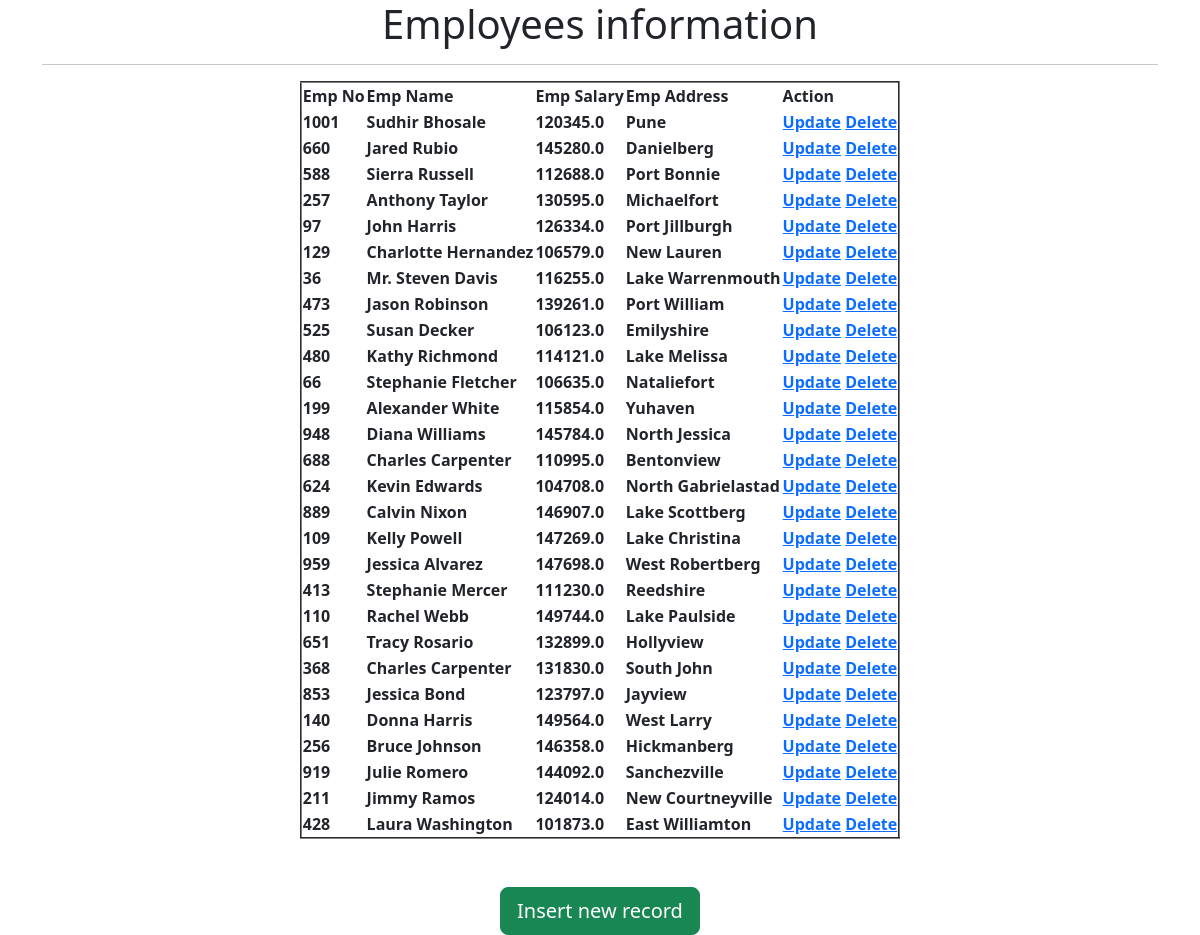
The page / on the database its author committed.
### crudapp/models.py (models this page shows)
class Employee(models.Model):
    eno=models.IntegerField()
    ename=models.CharField(max_length=100)
    esal=models.FloatField()
    eaddr=models.CharField(max_length=100)

### crudapp/views.py (the view)
# urls.py: path("",views.empviews,name="empviews"),
def empviews(request):
    employee=Employee.objects.all()
    return render(request,"testapp/index.html",{"employee":employee})

### templates/testapp/index.html
<!DOCTYPE html>
<html lang="en">
{% extends 'testapp/base.html' %}
{% block body_block %}
<h1>Employees information </h1>
<hr>
{% if employee %}
<table border="2" >
    <thead>
    <th>Emp No</th>
    <th>Emp Name</th>
    <th>Emp Salary</th>
    <th>Emp Address</th>
    <th>Action</th>
    </thead>
    {% for i in employee %}
    <tr>
        <th>{{i.eno}}</th>
        <th>{{i.ename}}</th>
        <th>{{i.esal}}</th>
        <th>{{i.eaddr}}</th>
        <th><a href="/update/{{i.id}}" >Update</a> <a href="/delete/{{i.id}}">Delete</a></th>
    </tr>
     {% endfor %}
</table>
<br><br>
<a href="insert" class="btn btn-success btn-lg">Insert new record </a>
{% else %}
<p>No employees found..</p>
{% endif %}
{% endblock %}

### templates/testapp/base.html (shortened to what this page needs)
<!DOCTYPE html>
<html lang="en">
<head>
<link href="https://cdn.jsdelivr.net/npm/bootstrap@5.2.2/dist/css/bootstrap.min.css" rel="stylesheet">
</head>
</head>
<body>
<div>
    <div class="container" align="center">
        {% block body_block %}
        {% endblock %}
    </div>
</div>
</body>
</html>

### rows shown on the page
Employee: eno "1001", ename "Sudhir Bhosale", esal "120345.0", eaddr "Pune"
Employee: eno "660", ename "Jared Rubio", esal "145280.0", eaddr "Danielberg"
Employee: eno "588", ename "Sierra Russell", esal "112688.0", eaddr "Port Bonnie"
Employee: eno "257", ename "Anthony Taylor", esal "130595.0", eaddr "Michaelfort"
Employee: eno "97", ename "John Harris", esal "126334.0", eaddr "Port Jillburgh"
Employee: eno "129", ename "Charlotte Hernandez", esal "106579.0", eaddr "New Lauren"
Employee: eno "36", ename "Mr. Steven Davis", esal "116255.0", eaddr "Lake Warrenmouth"
Employee: eno "473", ename "Jason Robinson", esal "139261.0", eaddr "Port William"
Employee: eno "525", ename "Susan Decker", esal "106123.0", eaddr "Emilyshire"
Employee: eno "480", ename "Kathy Richmond", esal "114121.0", eaddr "Lake Melissa"
Employee: eno "66", ename "Stephanie Fletcher", esal "106635.0", eaddr "Nataliefort"
Employee: eno "199", ename "Alexander White", esal "115854.0", eaddr "Yuhaven"
Employee: eno "948", ename "Diana Williams", esal "145784.0", eaddr "North Jessica"
Employee: eno "688", ename "Charles Carpenter", esal "110995.0", eaddr "Bentonview"
Employee: eno "624", ename "Kevin Edwards", esal "104708.0", eaddr "North Gabrielastad"
Employee: eno "889", ename "Calvin Nixon", esal "146907.0", eaddr "Lake Scottberg"
Employee: eno "109", ename "Kelly Powell", esal "147269.0", eaddr "Lake Christina"
Employee: eno "959", ename "Jessica Alvarez", esal "147698.0", eaddr "West Robertberg"
Employee: eno "413", ename "Stephanie Mercer", esal "111230.0", eaddr "Reedshire"
Employee: eno "110", ename "Rachel Webb", esal "149744.0", eaddr "Lake Paulside"
Employee: eno "651", ename "Tracy Rosario", esal "132899.0", eaddr "Hollyview"
Employee: eno "368", ename "Charles Carpenter", esal "131830.0", eaddr "South John"
Employee: eno "853", ename "Jessica Bond", esal "123797.0", eaddr "Jayview"
Employee: eno "140", ename "Donna Harris", esal "149564.0", eaddr "West Larry"
Employee: eno "256", ename "Bruce Johnson", esal "146358.0", eaddr "Hickmanberg"
Employee: eno "919", ename "Julie Romero", esal "144092.0", eaddr "Sanchezville"
Employee: eno "211", ename "Jimmy Ramos", esal "124014.0", eaddr "New Courtneyville"
Employee: eno "428", ename "Laura Washington", esal "101873.0", eaddr "East Williamton"
